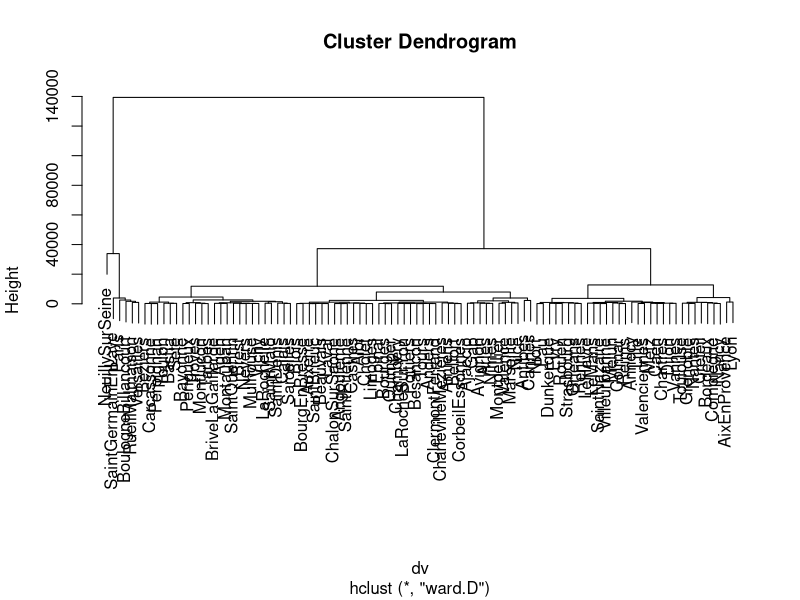
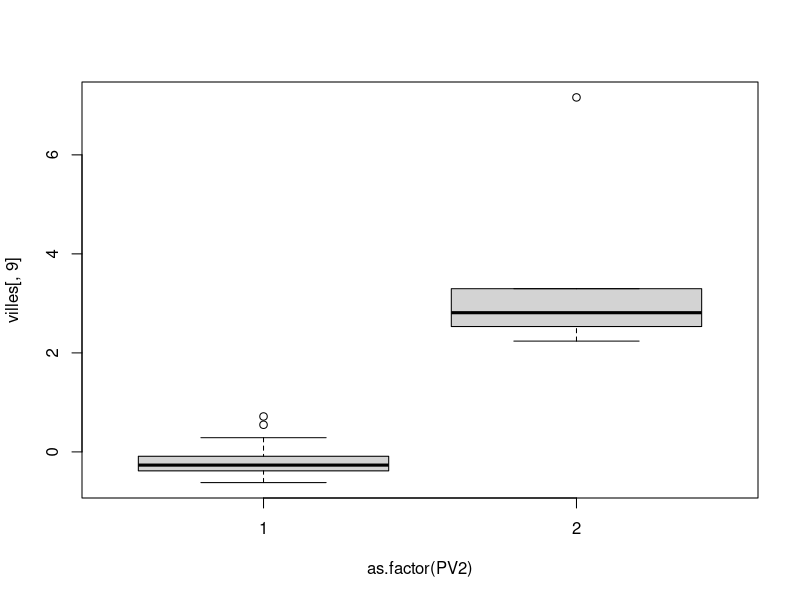
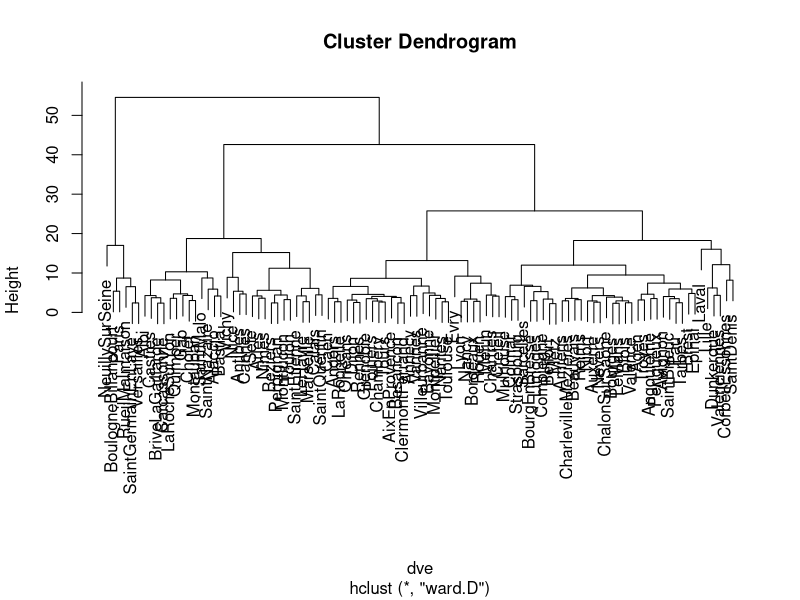
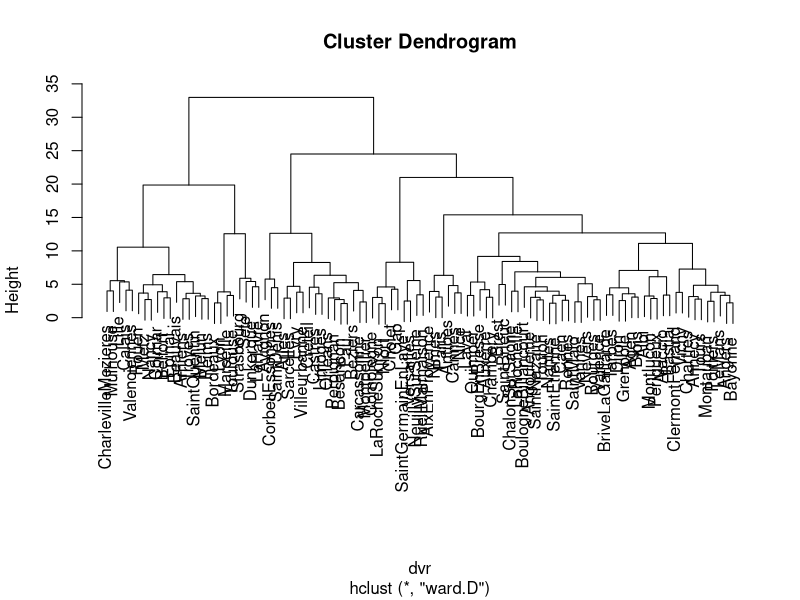
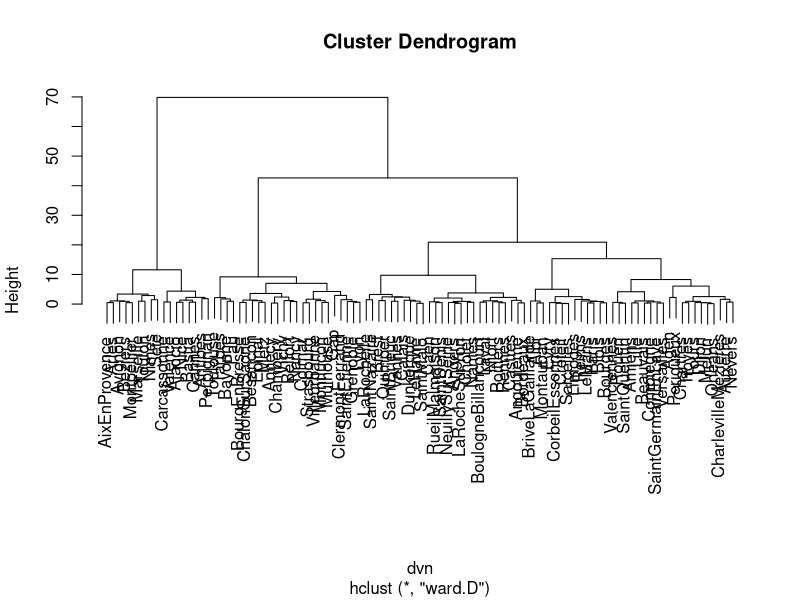
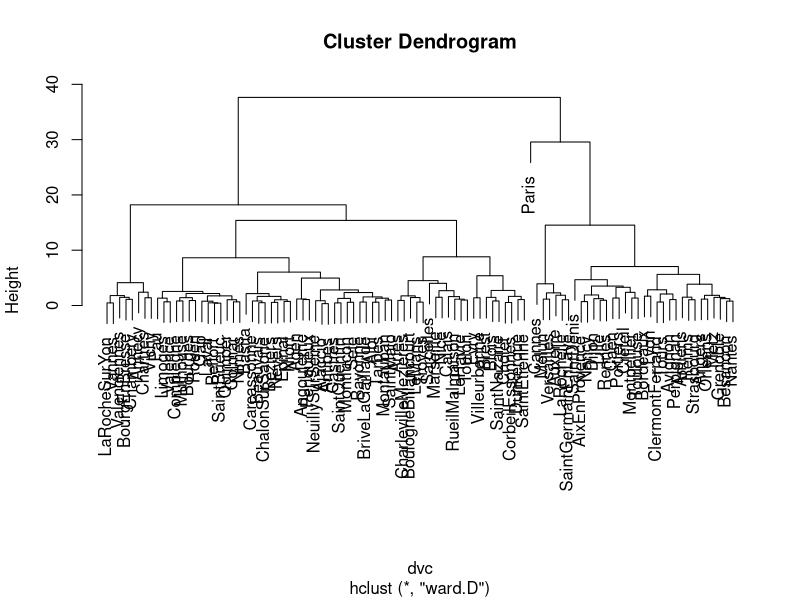

R code for these plots, in order:
## ---- chunk 1
knitr::opts_chunk$set(echo = TRUE)
## ---- chunk 2
library(readr)
#villes <- read_delim("villes.csv", delim = "\t", 
#    escape_double = FALSE, trim_ws = TRUE)
#villes
data<-read.table('./villes.csv',header=TRUE,fill=TRUE)
data
rname<-data[,1]
rname
Villes=data[2:55]
row.names(Villes)<-rname
Villes
n=nrow(data)
villes=scale(Villes)*sqrt(n/(n-1))
villes
dv=dist(Villes, method="euclidean") #création de la matrice des distances euclidiennes:
#print(dv)
CAHV = hclust(d=dv, method = "ward.D") # CAH avec Ward 
plot(CAHV) #Dendrogramme de la hiérarchie indicée
#Coupure de l'arbre et fabrication de la variable de classe correspondant à la partition obtenue, par exemple k=2 classes:
PV2 = cutree(tree = CAHV, k=2)
PV2
# Calcul du R2 des variables avec la variable de classe. On va stocker tous les R2 dans un seul vecteur: R2.
R2_PV2 = cbind(rep(0 , ncol(villes)))
#Puis, on calcule les R2 de toutes les variables avec la variable de classe et on met les résultats dans R2:
for (i in cbind(1:ncol(villes))) {
  R2_PV2[i] = summary(lm(villes[,i]~as.factor(PV2)))$r.squared}
#On peut réassigner les noms des variables aux éléments de ce vecteur
row.names(R2_PV2) = colnames(Villes)
R2_PV2
R2G_PV2 = mean(R2_PV2)
R2G_PV2
boxplot(villes[,9]~as.factor(PV2)) 
#Transformation d'une variable qualitative en matrice d'indicatrices
IC2Vil = data.frame(model.matrix(~as.factor(PV2)-1))
print(IC2Vil)
#Calcul matriciel des centres de gravité de classes de la CAH:
mIC2Vil = as.matrix(IC2Vil)
mVil = as.matrix(villes)
CentresC2 = solve(t(mIC2Vil) %*% mIC2Vil)  %*%  t(mIC2Vil)%*% mVil
#K-means à partir de ces centres initiaux
KMV2 = kmeans(villes, CentresC2)
#La variable de classe ainsi produite est dans
KMV2$cluster
## ---- chunk 3
Economie=as.data.frame(villes[,c(1:9,26:34,48:54)])
Risques=as.data.frame(villes[,10:25])
Nature=as.data.frame(villes[,35:40])
Culture=as.data.frame(villes[,41:47])

## ---- chunk 4
#Economie :
dve=dist(Economie, method="euclidean") #création de la matrice des distances euclidiennes
CAHVE = hclust(d=dve, method = "ward.D")
plot(CAHVE)
PV2E = cutree(tree = CAHVE, k=3)
IC2ec = data.frame(model.matrix(~as.factor(PV2E)-1))
colnames(IC2ec)<-c("Classe 1 Eco","Classe 2 Eco","Classe 3 Eco")
mIC2ec = as.matrix(IC2ec)
mIC2ec
mec = as.matrix(Economie)
CentresC2E = solve(t(mIC2ec) %*% mIC2ec)  %*%  t(mIC2ec)%*% mec
KMV2E = kmeans(Economie, CentresC2E)
KMV2E_DF<-as.data.frame(KMV2E$cluster)
KMV2E_DF
R2_PV2E = cbind(rep(0 , ncol(villes)))
#Puis, on calcule les R2 de toutes les variables avec la variable de classe et on met les résultats dans R2:
for (i in cbind(1:ncol(villes))) {
  R2_PV2E[i] = summary(lm(villes[,i]~as.factor(PV2E)))$r.squared}
#On peut réassigner les noms des variables aux éléments de ce vecteur
row.names(R2_PV2E) = colnames(Villes)
which.max(R2_PV2E)
R2_PV2E
R2G_PV2E = mean(R2_PV2E)
R2G_PV2E

## ---- chunk 5
#Risques :
dvr=dist(Risques, method="euclidean") #création de la matrice des distances euclidiennes
CAHVR = hclust(d=dvr, method = "ward.D")
plot(CAHVR)
PV2R = cutree(tree = CAHVR, k=2)
IC2ris = data.frame(model.matrix(~as.factor(PV2R)-1))
colnames(IC2ris)<-c("Classe 1 Risque","Classe 2 Risque")
mIC2ris = as.matrix(IC2ris)
mris = as.matrix(Risques)
CentresC2R = solve(t(mIC2ris) %*% mIC2ris)  %*%  t(mIC2ris)%*% mris
KMV2R = kmeans(Risques, CentresC2R)
KMV2R_DF<-as.data.frame(KMV2R$cluster)
KMV2R_DF
R2_PV2R = cbind(rep(0 , ncol(villes)))
#Puis, on calcule les R2 de toutes les variables avec la variable de classe et on met les résultats dans R2:
for (i in cbind(1:ncol(villes))) {
  R2_PV2R[i] = summary(lm(villes[,i]~as.factor(PV2R)))$r.squared}
#On peut réassigner les noms des variables aux éléments de ce vecteur
row.names(R2_PV2R) = colnames(Villes)
R2_PV2R
R2G_PV2R = mean(R2_PV2R)
R2G_PV2R

## ---- chunk 6
#Nature :
dvn=dist(Nature, method="euclidean") #création de la matrice des distances euclidiennes
CAHVN = hclust(d=dvn, method = "ward.D")
plot(CAHVN)
PV2N = cutree(tree = CAHVN, k=2)
IC2nat = data.frame(model.matrix(~as.factor(PV2N)-1))
colnames(IC2nat)<-c("Classe 1 Nat","Classe 2 Nat")
mIC2nat = as.matrix(IC2nat)
mnat = as.matrix(Nature)
CentresC2N = solve(t(mIC2nat) %*% mIC2nat)  %*%  t(mIC2nat)%*% mnat
KMV2N = kmeans(Nature, CentresC2N)
KMV2N_DF<-as.data.frame(KMV2N$cluster)
KMV2N_DF
R2_PV2N = cbind(rep(0 , ncol(villes)))
#Puis, on calcule les R2 de toutes les variables avec la variable de classe et on met les résultats dans R2:
for (i in cbind(1:ncol(villes))) {
  R2_PV2N[i] = summary(lm(villes[,i]~as.factor(PV2N)))$r.squared}
#On peut réassigner les noms des variables aux éléments de ce vecteur
row.names(R2_PV2N) = colnames(Villes)
R2_PV2N
which.max(R2_PV2N)
R2G_PV2N = mean(R2_PV2N)
R2G_PV2N

## ---- chunk 7
#Culture :
dvc=dist(Culture, method="euclidean") #création de la matrice des distances euclidiennes
CAHVC = hclust(d=dvc, method = "ward.D")
plot(CAHVC)
PV2C = cutree(tree = CAHVC, k=2)
IC2cul = data.frame(model.matrix(~as.factor(PV2C)-1))
colnames(IC2cul)<-c("Classe 1 Cult","Classe 2 Cult")
mIC2cul = as.matrix(IC2cul)
mcul = as.matrix(Culture)
CentresC2C = solve(t(mIC2cul) %*% mIC2cul)  %*%  t(mIC2cul)%*% mcul
KMV2C = kmeans(Culture, CentresC2C)
KMV2C_DF<-as.data.frame(KMV2C$cluster)
KMV2C_DF
R2_PV2C = cbind(rep(0 , ncol(villes)))
#Puis, on calcule les R2 de toutes les variables avec la variable de classe et on met les résultats dans R2:
for (i in cbind(1:ncol(villes))) {
  R2_PV2C[i] = summary(lm(villes[,i]~as.factor(PV2C)))$r.squared}
#On peut réassigner les noms des variables aux éléments de ce vecteur
row.names(R2_PV2C) = colnames(Villes)
R2_PV2C
which.max(R2_PV2C)
R2G_PV2C = mean(R2_PV2C)
R2G_PV2C
## ---- chunk 8
mIC2ec
mIC2ris
mIC2nat
mIC2cul
mIC2<-cbind(mIC2ec,mIC2ris,mIC2nat,mIC2cul)
mIC2
## ---- chunk 9

